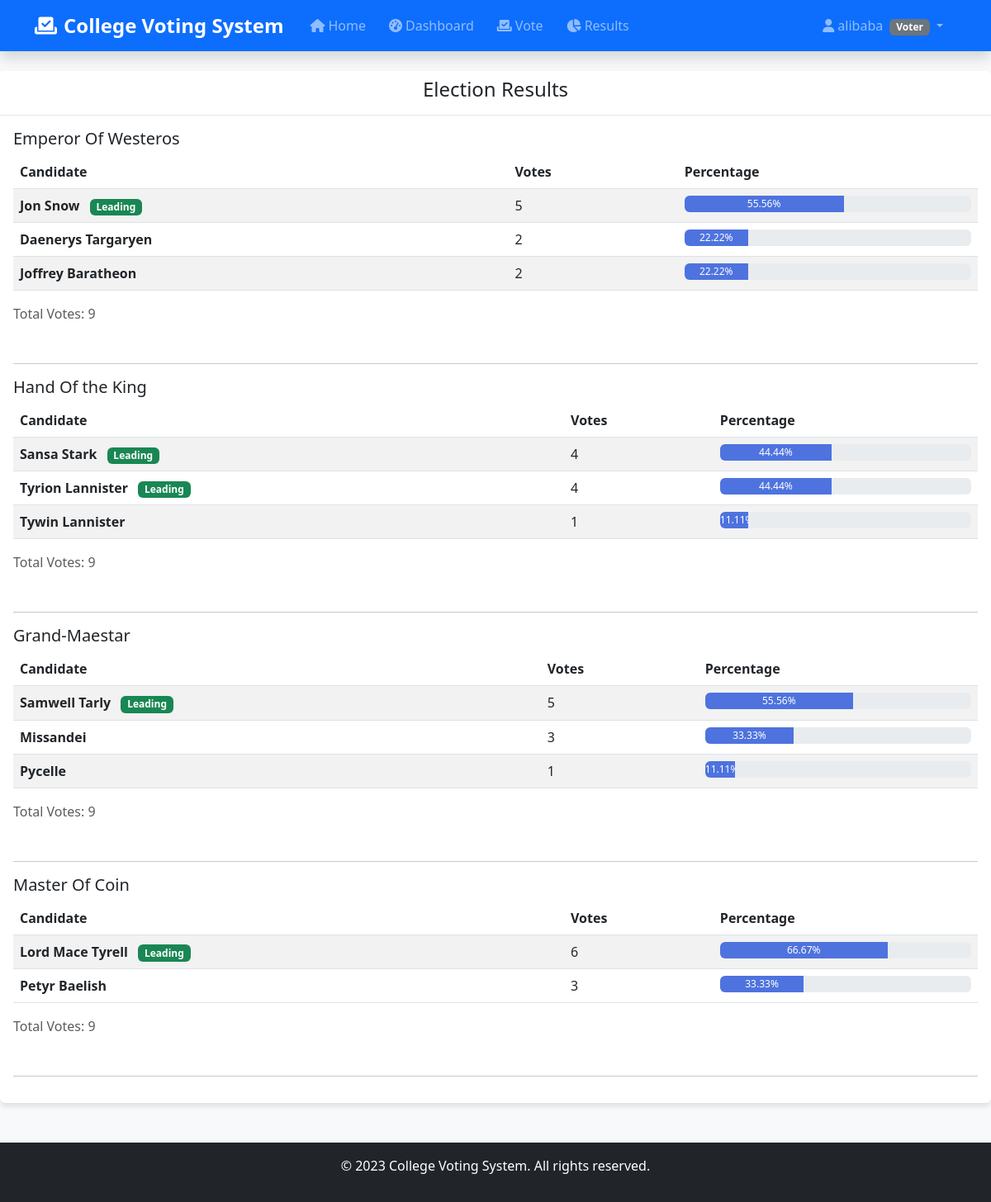
Page /results.php (signed in) on the committed database.
### tables this page shows
CREATE TABLE candidates (
            id INTEGER PRIMARY KEY AUTOINCREMENT,
            name VARCHAR(100) NOT NULL,
            position VARCHAR(100) NOT NULL,
            photo_url VARCHAR(500),
            bio TEXT,
            votes INTEGER DEFAULT 0,
            created_at DATETIME DEFAULT CURRENT_TIMESTAMP
        );

### results.php (the view, shortened to what this page needs)
<?php
include 'includes/header.php';
include 'config/database.php';
$positions_stmt = $pdo->query("SELECT DISTINCT position FROM candidates");
$positions = $positions_stmt->fetchAll();
?>
<div class="card">
    <div class="card-header">
        <h4 class="text-center">Election Results</h4>
    </div>
    <div class="card-body">
        <?php foreach($positions as $position): ?>
            <?php
            $pos = $position['position'];
            $candidates_stmt = $pdo->prepare("
                SELECT *,
                (SELECT COUNT(*) FROM votes WHERE candidate_id = candidates.id) as vote_count
                FROM candidates
                WHERE position = ?
                ORDER BY vote_count DESC
            ");
            $candidates_stmt->execute([$pos]);
            $candidates = $candidates_stmt->fetchAll();
            $total_votes = 0;
            foreach($candidates as $candidate) {
                $total_votes += $candidate['vote_count'];
            }
            ?>
            <div class="mb-5">
                <h5><?php echo $pos; ?></h5>
                <div class="table-responsive">
                    <table class="table table-striped">
                        <thead>
                            <tr>
                                <th>Candidate</th>
                                <th>Votes</th>
                                <th>Percentage</th>
                            </tr>
                        </thead>
                        <tbody>
                            <?php foreach($candidates as $candidate): ?>
                                <?php
                                $percentage = $total_votes > 0 ? round(($candidate['vote_count'] / $total_votes) * 100, 2) : 0;
                                ?>
                                <tr>
                                    <td>
                                        <strong><?php echo $candidate['name']; ?></strong>
                                        <?php if($candidate['vote_count'] == max(array_column($candidates, 'vote_count')) && $candidate['vote_count'] > 0): ?>
                                            <span class="badge bg-success ms-2">Leading</span>
                                        <?php endif; ?>
                                    </td>
                                    <td><?php echo $candidate['vote_count']; ?></td>
                                    <td>
                                        <div class="progress">
                                            <div class="progress-bar" role="progressbar"
                                                 style="width: <?php echo $percentage; ?>%"
                                                 aria-valuenow="<?php echo $percentage; ?>"
                                                 aria-valuemin="0" aria-valuemax="100">
                                                <?php echo $percentage; ?>%
                                            </div>
                                        </div>
                                    </td>
                                </tr>
                            <?php endforeach; ?>
                        </tbody>
                    </table>
                </div>
                <p class="text-muted">Total Votes: <?php echo $total_votes; ?></p>
            </div>
            <hr>
        <?php endforeach; ?>
    </div>
</div>
<?php include 'includes/footer.php'; ?>

### css/style.css (style rules this page uses)
body { background-color: #f8f9fa; font-family: 'Segoe UI', Tahoma, Geneva, Verdana, sans-serif; }
.card { box-shadow: 0 4px 6px rgba(0, 0, 0, 0.1); border: none; margin-bottom: 20px; }
.card-header { background-color: #fff; border-bottom: 1px solid #e3e6f0; font-weight: 600; }
.progress { height: 20px; }
.progress-bar { background-color: #4e73df; }

### rows in the picture
candidates: name "Jon Snow", shows "Leading", vote_count "5", percentage "55.56"
candidates: name "Daenerys Targaryen", vote_count "2", percentage "22.22"
candidates: name "Joffrey Baratheon", vote_count "2", percentage "22.22"
candidates: name "Sansa Stark", shows "Leading", vote_count "4", percentage "44.44"
candidates: name "Tyrion Lannister", shows "Leading", vote_count "4", percentage "44.44"
candidates: name "Tywin Lannister", vote_count "1", percentage "11.11"
candidates: name "Samwell Tarly", shows "Leading", vote_count "5", percentage "55.56"
candidates: name "Missandei", vote_count "3", percentage "33.33"
candidates: name "Pycelle", vote_count "1", percentage "11.11"
candidates: name "Lord Mace Tyrell", shows "Leading", vote_count "6", percentage "66.67"
candidates: name "Petyr Baelish", vote_count "3", percentage "33.33"

### other values in the picture
$_SESSION['username'] "alibaba"
$pos "Emperor Of Westeros"
$total_votes "9"
$pos "Hand Of the King"
$pos "Grand-Maestar"
$pos "Master Of Coin"
